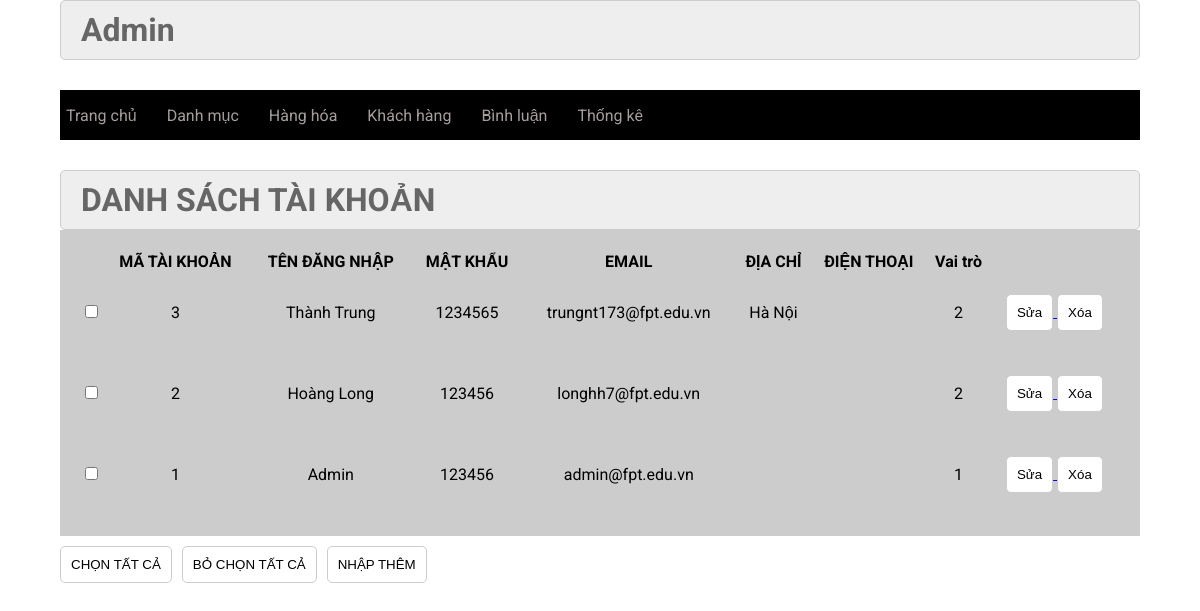
The app's page /admin/index.php?act=dskh with its own data.
### tables this page shows
CREATE TABLE `taikhoan` (
  `id` int(11) NOT NULL,
  `user` varchar(50) NOT NULL,
  `pass` varchar(50) NOT NULL,
  `email` varchar(255) NOT NULL,
  `address` varchar(255) DEFAULT NULL,
  `tel` varchar(20) DEFAULT NULL,
  `role` int(11) NOT NULL DEFAULT 0
);

### model/pdo.php (called while the page is built, shortened)
<?php
function pdo_get_connection(){
    $servername = "localhost";
    $username = "root";
    $password = "";
    try {
        $conn = new PDO("mysql:host=$servername;dbname=duan_hue", $username, $password);
        $conn->setAttribute(PDO::ATTR_ERRMODE, PDO::ERRMODE_EXCEPTION);
        return $conn;
    } catch(PDOException $e) {
        echo "Connection failed: " . $e->getMessage();
    }
}
function pdo_query($sql){
    $sql_args=array_slice(func_get_args(),1);
    try{
        $conn=pdo_get_connection();
        $stmt=$conn->prepare($sql);
        $stmt->execute($sql_args);
        $rows=$stmt->fetchAll();
        return $rows;
    }
    catch(PDOException $e){
        throw $e;
    }
    finally{
        unset($conn);
    }
}
?>

### model/taikhoan.php (called while the page is built, shortened)
<?php
function loadALl_taikhoan()
{
    $sql = "SELECT * FROM taikhoan ORDER BY id desc";
    $listtaikhoan = pdo_query($sql);
    return $listtaikhoan;
}

### admin/taikhoan/list.php (the view)
<div class="row2">
    <div class="row2 font_title">
        <h1>DANH SÁCH TÀI KHOẢN </h1>
    </div>
    <div class="row2 form_content ">
        <form action="index.php?act=listtk" method="POST">
            <div class="row2 mb10 formds_loai">
                <table>
                    <tr>
                        <th></th>
                        <th>MÃ TÀI KHOẢN</th>
                        <th>TÊN ĐĂNG NHẬP</th>
                        <th>MẬT KHẨU</th>
                        <th>EMAIL</th>
                        <th>ĐỊA CHỈ</th>
                        <th>ĐIỆN THOẠI</th>
                        <th>Vai trò</th>
                        <th></th>
                    </tr>
                    <?php
                    foreach ($listtaikhoan as $dstk) {
                        extract($dstk);
                        $suatk = "index.php?act=suatk&id=" . $id;
                        $xoatk = "index.php?act=xoatk&id=" . $id;
                        echo '
                        <tr>
                        <td><input type="checkbox" name="" id=""></td>
                        <td>' . $id . '</td>
                        <td>' . $user . '</td>
                        <td>' . $pass . '</td>
                        <td>' . $email . '</td>
                        <td>' . $address . '</td>
                        <td>' . $tel . '</td>
                        <td>' . $role . '</td>
                        <td>
                            <a href="' . $suatk . '">
                            <input type="button" value="Sửa">
                            </a>
                            <a href="' . $xoatk . '">
                            <input type="button" value="Xóa" onclick="return confirm(\'Bạn có chắc chắn muốn xóa không\')">
                            </a>
                        </td>
                        </tr>
                        ';
                    }
                    ?>
                </table>
            </div>
            <div class="row mb10 ">
                <input class="mr20" type="button" value="CHỌN TẤT CẢ">
                <input class="mr20" type="button" value="BỎ CHỌN TẤT CẢ">
                <a href="index.php?act=addtk"> <input class="mr20" type="button" value="NHẬP THÊM"></a>
            </div>
        </form>
    </div>
</div>

### css/css.css (style rules this page uses)
:root { --white-color: #fff; --black-color: #000; --text-color: #333; }
* { margin: 0; padding: 0; box-sizing: border-box; }
body { font-family: 'Roboto', sans-serif; }
.row { display: flex; width: 100%; }
.row2 { float: left; width: 100%; }
.mb10 { margin-bottom: 10px; }
.form_account input[type="reset"], .form_account input[type="submit"], .form_content input[type="submit"], .form_content input[type="reset"], .form_content input[type="button"] { padding: 10px; background: white; border: 1px solid #CCC; border-radius: 5px; }
.font_title { background-color: #EEE; border: 1px #CCC solid; color: #666; border-radius: 5px; padding: 10px 20px; }
.mr20 { margin-right: 10px; }
.formds_loai table { width: 100%; background-color: #ccc; padding: 20px; }
.formds_loai table td { padding: 10px 20px; border: 1px #ccc solid; padding: 20px 0; text-align: center; }

### records on screen
taikhoan: id "3", user "Thành Trung", pass "1234565", email "trungnt173@fpt.edu.vn", address "Hà Nội", role "2"
taikhoan: id "2", user "Hoàng Long", pass "123456", email "longhh7@fpt.edu.vn", role "2"
taikhoan: id "1", user "Admin", pass "123456", email "admin@fpt.edu.vn", role "1"
